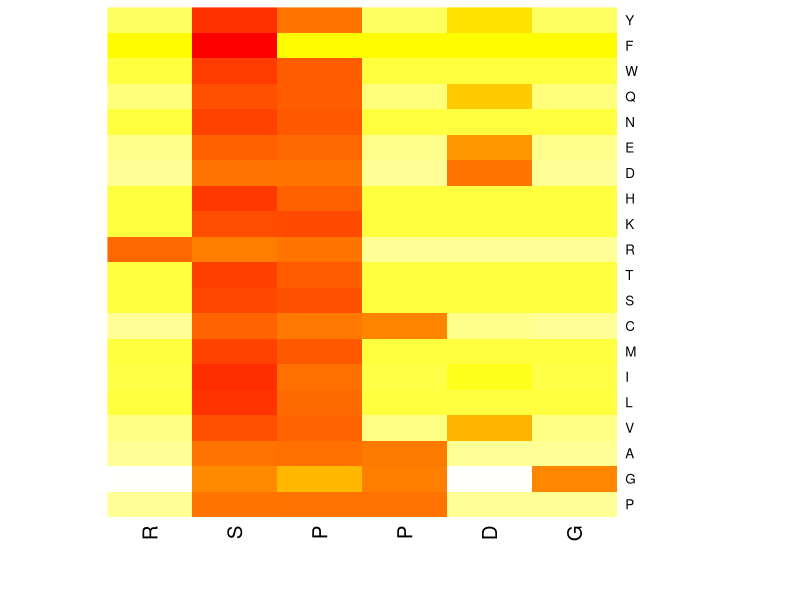

Reproduce this figure in R.
## ---- chunk 1
knitr::opts_chunk$set(echo = TRUE)
## ---- chunk 2
library(gplots, quietly=TRUE, warn.conflicts=FALSE)

cname <- c('R','S','P','P','D','G')
rname <- c('P','G','A','V','L','I','M','C','S','T','R','K','H','D','E','N','Q','W','F','Y')

act <- read.table('dataTable.txt', row.names=rname)
act <- as.matrix(act)

hm <- heatmap(act, Rowv=NA, Colv=NA, labCol=cname, col=heat.colors(120))
